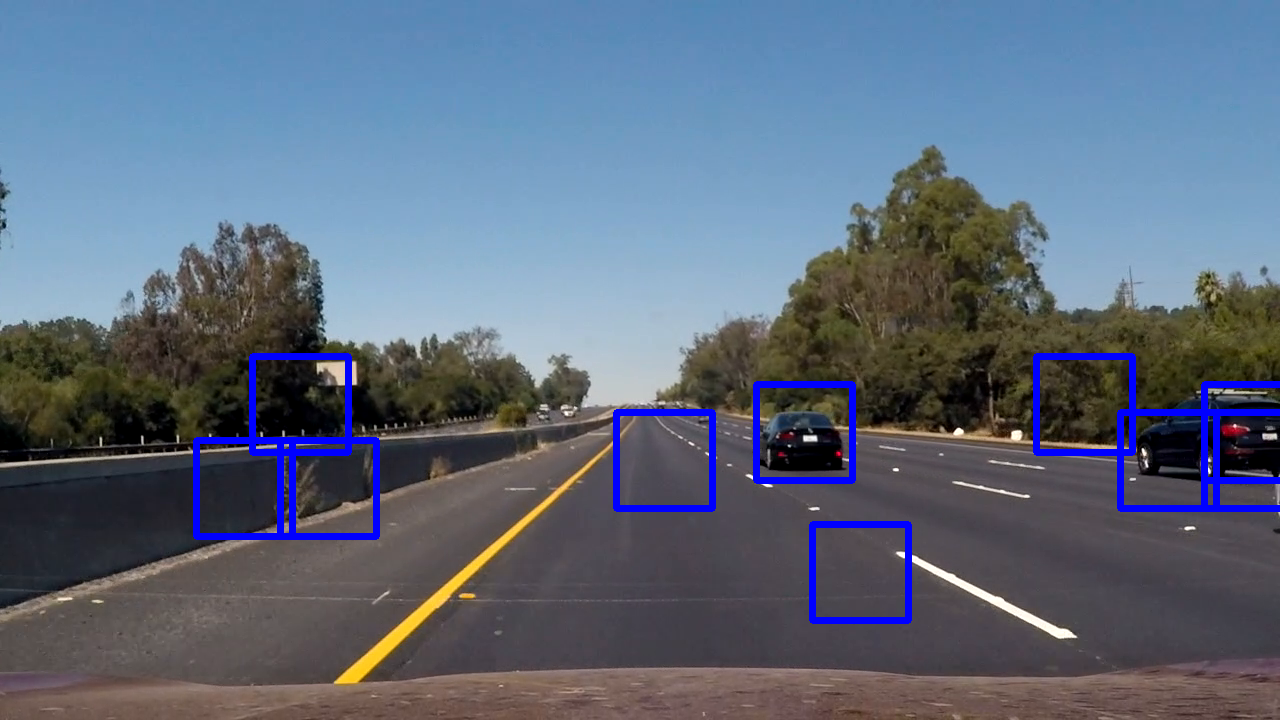
#> input picture output_images/first_pass/.png, 1280 x 720 px
$ python -i search_classify.py   (imports and definitions only)   (older library calls are emulated)
#> lines starting #> are read from the running program, lines starting #| are printed output that depends on the picture
### lesson_functions.py
import matplotlib.image as mpimg
import numpy as np
import cv2
from skimage.feature import hog
# Define a function to return HOG features and visualization
# [37 lines left out: functions get_hog_features, bin_spatial, color_hist, not called in this run]

# Define a function to extract features from a list of images
# Have this function call bin_spatial() and color_hist()
def extract_features(imgs, color_space='RGB', spatial_size=(32, 32),
                        hist_bins=32, orient=9,
                        pix_per_cell=8, cell_per_block=2, hog_channel=0,
                        spatial_feat=True, hist_feat=True, hog_feat=True):
    # Create a list to append feature vectors to
    features = []
    # Iterate through the list of images
    for file in imgs:
        file_features = []
        # Read in each one by one
        image = mpimg.imread(file)
        # apply color conversion if other than 'RGB'
        if color_space != 'RGB':
            if color_space == 'HSV':
                feature_image = cv2.cvtColor(image, cv2.COLOR_RGB2HSV)
            elif color_space == 'LUV':
                feature_image = cv2.cvtColor(image, cv2.COLOR_RGB2LUV)
            elif color_space == 'HLS':
                feature_image = cv2.cvtColor(image, cv2.COLOR_RGB2HLS)
            elif color_space == 'YUV':
                feature_image = cv2.cvtColor(image, cv2.COLOR_RGB2YUV)
            elif color_space == 'YCrCb':
                feature_image = cv2.cvtColor(image, cv2.COLOR_RGB2YCrCb)
        else: feature_image = np.copy(image)

        if spatial_feat == True:
            spatial_features = bin_spatial(feature_image, size=spatial_size)
            file_features.append(spatial_features)
        if hist_feat == True:
            # Apply color_hist()
            hist_features = color_hist(feature_image, nbins=hist_bins)
            file_features.append(hist_features)
        if hog_feat == True:
        # Call get_hog_features() with vis=False, feature_vec=True
            if hog_channel == 'ALL':
                hog_features = []
                for channel in range(feature_image.shape[2]):
                    hog_features.append(get_hog_features(feature_image[:,:,channel],
                                        orient, pix_per_cell, cell_per_block,
                                        vis=False, feature_vec=True))
                hog_features = np.ravel(hog_features)
            else:
                hog_features = get_hog_features(feature_image[:,:,hog_channel], orient,
                            pix_per_cell, cell_per_block, vis=False, feature_vec=True)
            # Append the new feature vector to the features list
            file_features.append(hog_features)
        features.append(np.concatenate(file_features))
    # Return list of feature vectors
    return features

# Define a function that takes an image,
# start and stop positions in both x and y,
# window size (x and y dimensions),
# and overlap fraction (for both x and y)
def slide_window(img, x_start_stop=[None, None], y_start_stop=[None, None],
                    xy_window=(64, 64), xy_overlap=(0.5, 0.5)):
    # If x and/or y start/stop positions not defined, set to image size
    if x_start_stop[0] == None:
        x_start_stop[0] = 0
    if x_start_stop[1] == None:
        x_start_stop[1] = img.shape[1]
    if y_start_stop[0] == None:
        y_start_stop[0] = 0
    if y_start_stop[1] == None:
        y_start_stop[1] = img.shape[0]
    # Compute the span of the region to be searched
    xspan = x_start_stop[1] - x_start_stop[0]
    yspan = y_start_stop[1] - y_start_stop[0]
    # Compute the number of pixels per step in x/y
    nx_pix_per_step = np.int(xy_window[0]*(1 - xy_overlap[0]))
    ny_pix_per_step = np.int(xy_window[1]*(1 - xy_overlap[1]))
    # Compute the number of windows in x/y
    nx_windows = np.int(xspan/nx_pix_per_step) - 1
    ny_windows = np.int(yspan/ny_pix_per_step) - 1
    # Initialize a list to append window positions to
    window_list = []
    # Loop through finding x and y window positions
    # Note: you could vectorize this step, but in practice
    # you'll be considering windows one by one with your
    # classifier, so looping makes sense
    for ys in range(ny_windows):
        for xs in range(nx_windows):
            # Calculate window position
            startx = xs*nx_pix_per_step + x_start_stop[0]
            endx = startx + xy_window[0]
            starty = ys*ny_pix_per_step + y_start_stop[0]
            endy = starty + xy_window[1]

            # Append window position to list
            window_list.append(((startx, starty), (endx, endy)))
    # Return the list of windows
    return window_list

# Define a function to draw bounding boxes
# [9 lines left out: function draw_boxes, not called in this run]

### search_classify.py
import matplotlib.image as mpimg
import numpy as np
import cv2
import glob
import time
import pickle
from sklearn.svm import LinearSVC
from sklearn.preprocessing import StandardScaler
from lesson_functions import *
from sklearn.model_selection import train_test_split
from moviepy.editor import VideoFileClip
from scipy.ndimage.measurements import label


# Define a function to extract features from a single image window
# This function is very similar to extract_features()
# just for a single image rather than list of images
# [110 lines left out: functions single_img_features, search_windows, add_heat, apply_threshold, draw_labeled_bboxes, not called in this run]


def pipeline(image, image_name = ''):

#> called with image_name = ''
    calibration_data = pickle.load( open( "calibration_data.p", "rb" ) )
#> (reads calibration_data.p from the repository)
    mtx = calibration_data["mtx"]
    dist = calibration_data["dist"]

    dst = cv2.undistort(image, mtx, dist, None, mtx)
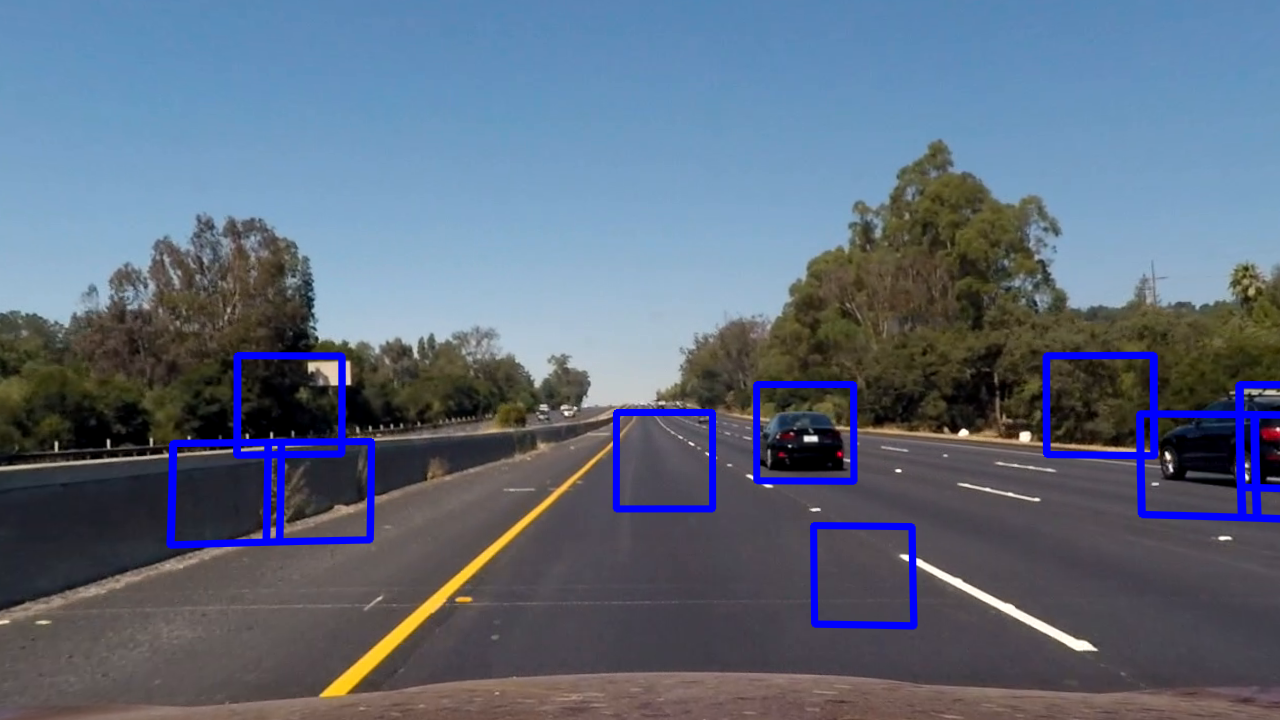
#> dst: shape (720, 1280, 3); mean R, G, B 93.5, 105.7, 124.4

    draw_image = np.copy(image)
    # Uncomment the following line if you extracted training
    #  data from .png images (scaled 0 to 1 by mpimg) and the
    #  image you are searching is a .jpg (scaled 0 to 255)
    image = dst.astype(np.float32)/255

    windows = slide_window(image, x_start_stop=[None, None], y_start_stop=y_start_stop,
                           xy_window=(96, 96), xy_overlap=(0.7, 0.7))
#> windows = 396 items

    windows2 = slide_window(image, x_start_stop=[None, None], y_start_stop=y_start_stop,
                           xy_window=(48, 48), xy_overlap=(0.5, 0.5))
#> windows2 = 572 items

    windows.extend(windows2)

#> (the run stopped early here; a loop or call above may not have finished)
